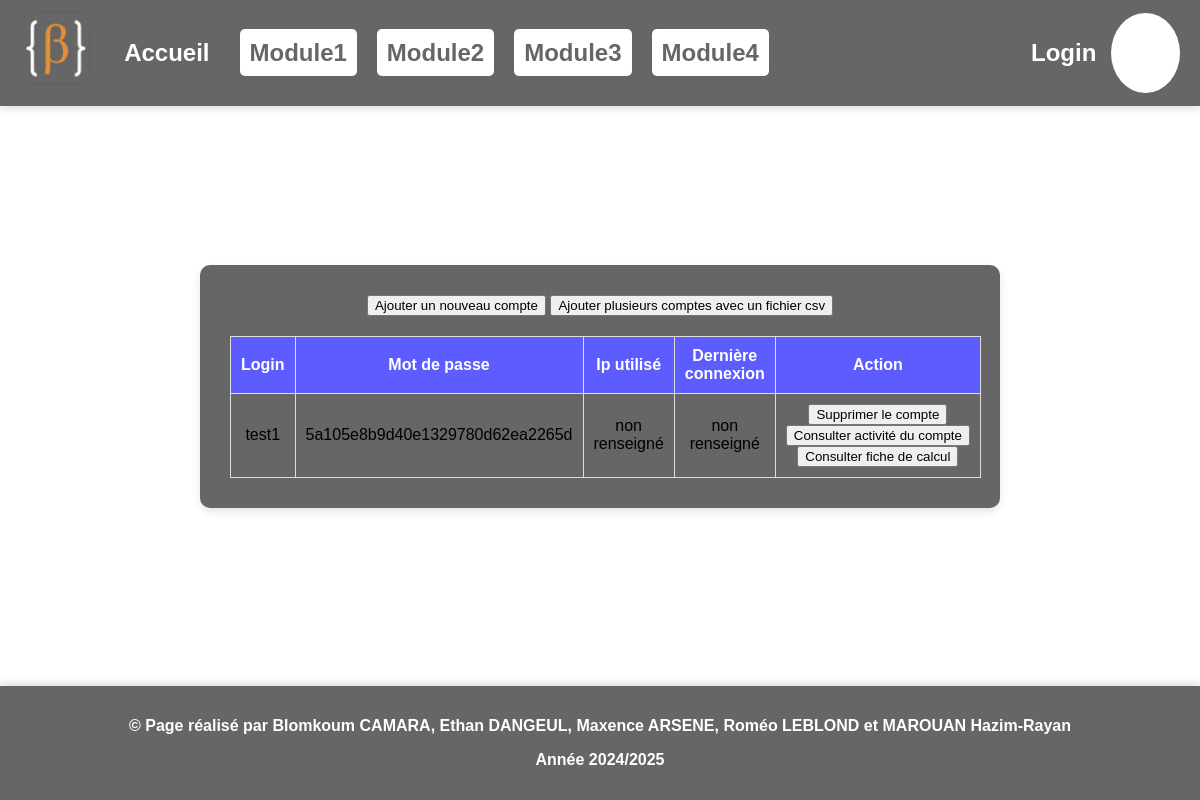
The page /src/site/pages/gestionCompte.php on the database as committed earlier.
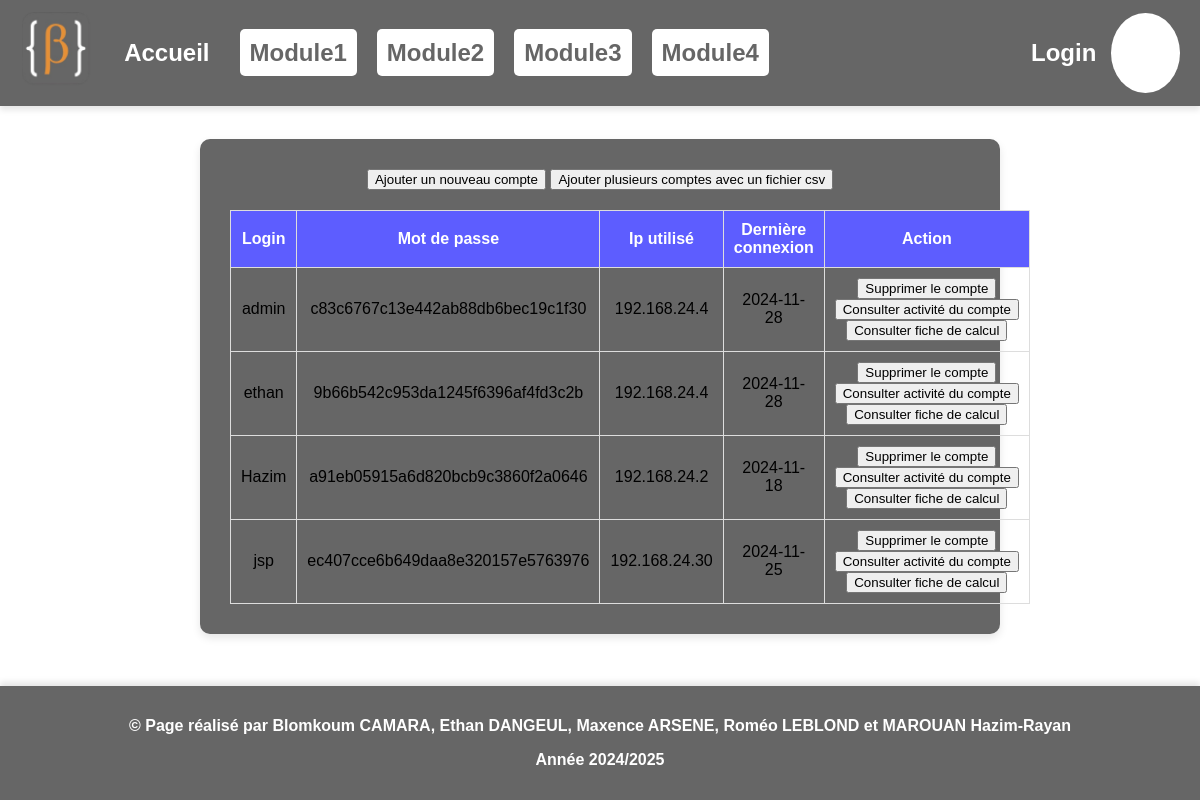
The same page on the database as committed later.
### tables this page shows
CREATE TABLE `compte` (
  `login` varchar(30) NOT NULL,
  `password` varchar(32) NOT NULL,
  `last_ip` varchar(15) DEFAULT NULL,
  `last_connection` date DEFAULT NULL
);

### src/site/fonctions/Database.php (called while the page is built, shortened)
<?php
class Database{
    private $database;
    private function connexion($user, $pass){
        try{
            $this->database = mysqli_connect("localhost",$user,$pass,"probability_db");
        }catch(mysqli_sql_exception $e){
            return !error_log("ERREUR 0 : Connexion à la base de données impossible $e \n", 3, 'erreurBD.log');
        }
        return $this->database;
    }
    private function adminQuery($query){
        if ($this->connexion("ADMIN_USER", "!*ADMIN*!")){
            return mysqli_query($this->database, $query);
        }
        return false;
    }
    public function getAllAccount(){
        return $this->adminQuery("SELECT * FROM compte");
    }
}

### src/site/pages/gestionCompte.php (the view, shortened to what this page needs)
<?php include '../includes/header.php'; ?>
</head>
<body>
<?php include '../includes/navbar.php';
    require '../fonctions/Database.php';
?>
<div class="container">
    <?php
        $database = new Database();
        $allAccount = $database->getAllAccount();
        $compte = true;
        echo "<form action='gestionCompte.php' method='post'>
            <input type='submit' name='creerCompte' value='Ajouter un nouveau compte'>
            <input type='submit' name='creerCompteCSV' value='Ajouter plusieurs comptes avec un fichier csv'>
            </form>";
        if ($compte) {
            echo "<table class='historique'>";
            echo "<tr><th>Login</th><th>Mot de passe</th><th>Ip utilisé</th><th>Dernière connexion</th><th>Action</th></tr>";
            while ($rowAccount = $allAccount->fetch_assoc()) {
                echo "<tr>";
                $login = $rowAccount['login'];
                foreach ($rowAccount as $attribut) {
                    echo "<td>" . (!empty($attribut) ? htmlspecialchars($attribut) : "<span class='non-renseigne'>non renseigné</span>") . "</td>";
                }
                echo "<td><div class='boutonSupprCompte'>
            <form action='gestionCompte.php' method='post'>
            <input type='hidden' name='login' value='$login'>
            <input type='submit' name='supprimerCompte' value='Supprimer le compte'>
            <input type='submit' name='consulterActivite' value='Consulter activité du compte'>
            <input type='submit' name='consulterFiche' value='Consulter fiche de calcul'>
            </form></div></td>";
                echo "</tr>";
            }
            echo "</table>";
        }
    ?>
</div>
<?php include '../includes/footer.php'; ?>
</body>
</html>

### src/site/includes/header.php (shortened to what this page needs)
<!DOCTYPE html>
<html lang="fr">
<head>
    <link rel="stylesheet" href="../CSS/style.css">

### src/site/includes/navbar.php
    <?php
    if(isset($_SESSION["login"])){
        $first = mb_substr($_SESSION["login"], 0, 1);
        echo '
         <header style="background-color: #666666; padding: 10px 20px; display: flex; align-items: center;">
    <div style="display: flex; align-items: center; justify-content: flex-start; width: 100%;">
        <a href="index.php" title="Accueil">
            <img src="../images/logo2.png" alt="Logo" style="height: 80px; margin-right: 20px;">
        </a>
        <nav>
            <ul style="list-style-type: none; padding: 0; display: flex;">
                <li style="margin-right: 20px;">
                    <a href="index.php" class="bouton-nav" id="bouton-nav0" title="Accueil">Accueil</a></li>
                <li style="margin-right: 20px;  ">
                    <a href="module1.php" class="bouton-nav" id="bouton-nav1" title="Module1">Module1</a></li>
                <li style="margin-right: 20px;">
                    <a href="module2.php"  class="bouton-nav" id="bouton-nav2" title="Module2">Module2</a></li>
                <li style="margin-right: 20px;">
                    <a href="module3.php" class="bouton-nav" id="bouton-nav3" title="Module3">Module3</a></li>
                <li style="margin-right: 20px;">
                    <a href="module4.php" style="" class="bouton-nav" id="bouton-nav4" title="Module4">Module4</a></li>
            </ul>
        </nav>
    </div>
        <label for="logout" style="padding: 15px">Logout</label>
        <div class="icone"> >
            <a href="logout.php" class="icone-text" id="logout">';
        echo $first;
        echo'</a>
        </div>
        ';
    }
    else{
        echo '
        <header style="background-color: #666666; padding: 10px 20px; display: flex; align-items: center;">
    <div style="display: flex; align-items: center; justify-content: flex-start; width: 100%;">
        <a href="index.php">
            <img src="../images/logo2.png" alt="Logo" style="height: 80px; margin-right: 20px;">
        </a>
        <nav>
            <ul style="list-style-type: none; padding: 0; display: flex;">
                <li style="margin-right: 20px;">
                    <a href="index.php" class="bouton-nav" id="bouton-nav0">Accueil</a></li>
                <li style="margin-right: 20px;  ">
                    <a href="module1.php" class="bouton-nav-disabled">Module1</a></li>
                <li style="margin-right: 20px;">
                    <a href="module2.php"  class="bouton-nav-disabled">Module2</a></li>
                <li style="margin-right: 20px;">
                    <a href="module3.php" class="bouton-nav-disabled">Module3</a></li>
                <li style="margin-right: 20px;">
                    <a href="module4.php" style="" class="bouton-nav-disabled">Module4</a></li>
            </ul>
        </nav>
    </div>
        <label for="login" style="padding: 15px">Login</label>
        <div style="background-color: white; height: 80px; width: 80px; border-radius: 50%;">
            <a href="connexion.php" style="display: block; width: 100%; height: 100%;" id="login"></a>
        </div> ';
    }
    ?>
</header>

### src/site/includes/footer.php
<footer style="background-color: #666666; color: white; text-align: center; padding: 15px;">
    <p>&copy; Page réalisé par Blomkoum CAMARA, Ethan DANGEUL, Maxence ARSENE, Roméo LEBLOND et MAROUAN Hazim-Rayan</p>
    <p>Année 2024/2025</p>
</footer>
</body>
</html>

### src/site/CSS/style.css (style rules this page uses)
html, body { font-family: Arial, sans-serif; height: 100vh; margin: 0; display: flex; flex-direction: column; justify-content: space-between; padding: 0; }
.container { border-radius: 10px; box-shadow: 0 4px 8px rgba(0, 0, 0, 0.1); padding: 30px; width: 80%; max-width: 800px; margin: 20px auto; text-align: center; position: relative; align-content: center; }
* { box-sizing: border-box; }
.container { padding: 30px; margin: 20px auto; background-color: #666666; }
header { background-color: #666666; color: white; padding: 20px; font-size: 24px; font-weight: bold; width: 100%; text-align: center; box-shadow: 0px 4px 6px rgba(0, 0, 0, 0.1); }
footer { background-color: #666666; color: white; padding: 20px; font-size: 16px; font-weight: bold; text-align: center; margin-top: 20px; box-shadow: 0px -4px 6px rgba(0, 0, 0, 0.1); width: 100%; }
table.historique { width: 100%; border-collapse: collapse; margin-top: 20px; }
.historique th, .historique td { padding: 10px; border: 1px solid #ddd; text-align: center; }
.historique th { background-color: #5D5DFF; color: white; }
.historique td { font-size: 16px; }
.historique th:nth-child(1), .historique td:nth-child(1) { width: 15%; }
.historique th:nth-child(2), .historique td:nth-child(2) { width: 15%; }
.historique th:nth-child(3), .historique td:nth-child(3) { width: 10%; }
.historique th:nth-child(4), .historique td:nth-child(4) { width: 10%; }
.historique th:nth-child(5) { width: 30%; }
.historique td:nth-child(5) { width: 25%; }
label { font-weight: bold; }
.bouton-nav { color: white; text-decoration: none; -webkit-transition: background-color 2s ease-out, color 2s ease-out, padding .05s ease-out, border .05s ease-out; -moz-transition: background-color 0.75s ease-out, color 2s ease-out, padding .5s ease-out, border .05s ease-out; -o-transition: background-color 0.75s ease-out, color 2s ease-out, padding .5s ease-out, border .05s ease-out; transition: background-color 0.75s ease-out, color 2s ease-out, padding .5s ease-out, border .05s ease-out; padding: 5px 10px; border-radius: 5px; }
.bouton-nav-disabled { color: #666666; background-color: white; border-radius: 5px; padding: 10px 10px; text-decoration: none; }

Rows that differ between the two databases and show on the page:
removed compte: login "test1", password "5a105e8b9d40e1329780d62ea2265d"
added compte: login "admin", password "c83c6767c13e442ab88db6bec19c1f30", last_ip "192.168.24.4", last_connection "2024-11-28"
added compte: login "ethan", password "9b66b542c953da1245f6396af4fd3c2b", last_ip "192.168.24.4", last_connection "2024-11-28"
added compte: login "Hazim", password "a91eb05915a6d820bcb9c3860f2a0646", last_ip "192.168.24.2", last_connection "2024-11-18"
added compte: login "jsp", password "ec407cce6b649daa8e320157e5763976", last_ip "192.168.24.30", last_connection "2024-11-25"
